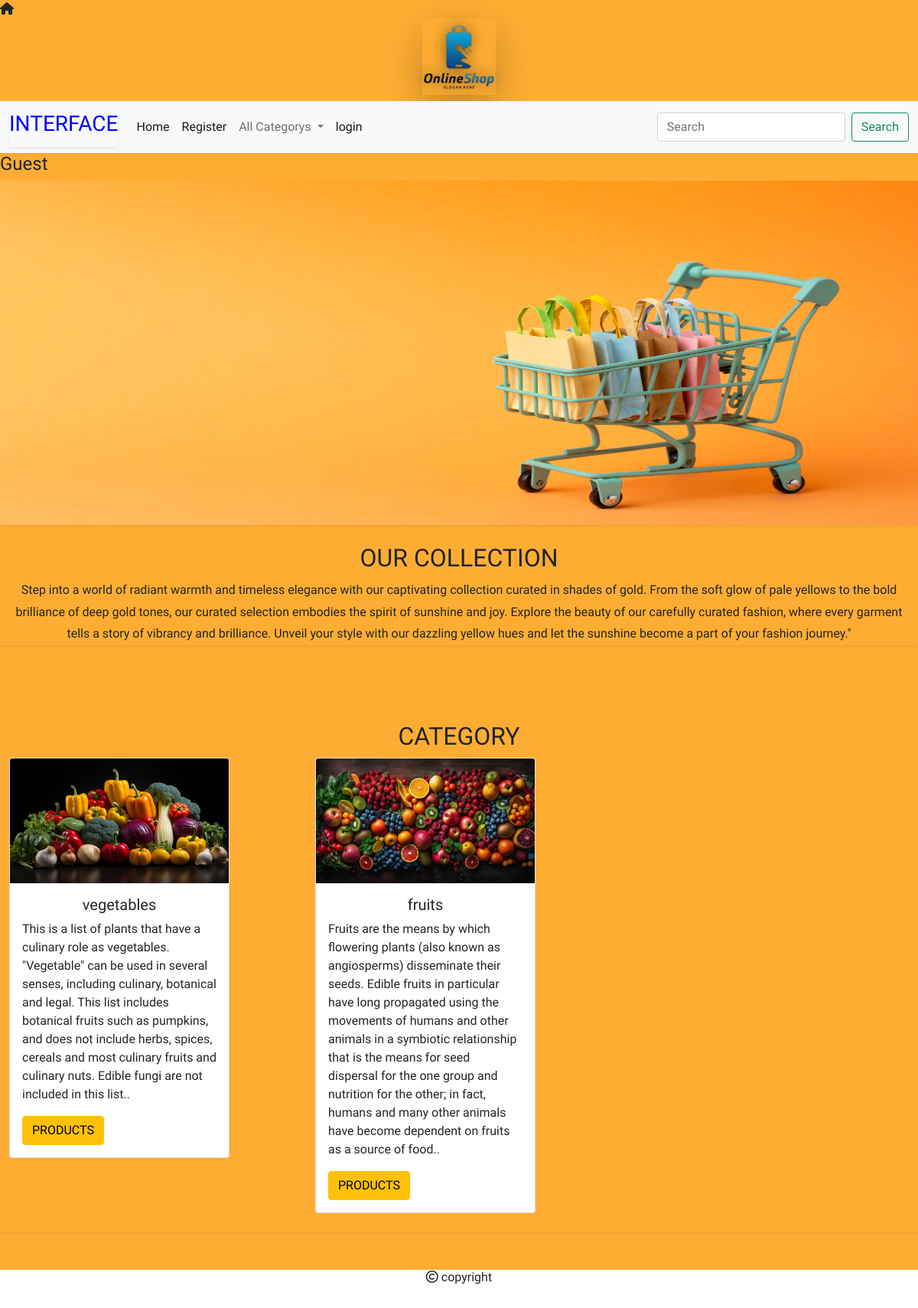
The page / on the database its author committed.
### shop/models.py (models this page shows, shortened)
class Category(models.Model):
    name = models.CharField(max_length=200)
    desc = models.TextField()
    image = models.ImageField(upload_to='shop/categories/', blank=True, null=True)

### shop/views.py (the view)
# urls.py: path("",views.allchategorieos,name="allChategories"),
def allchategorieos(request):
    C = Category.objects.all()
    return render(request, 'category.html', {'Category': C})

### cart/context_processors.py (called while the page is built)
def productcount(request):
    item_count=0
    user=request.user
    try:
        cart=Cart.objects.filter(user=user)
        for i in cart:
            item_count=t=item_count+i.quantity
    except:
        item_count=0
    return {'count':item_count}

### shop/context_processors.py (called while the page is built)
def menu_links(request):
    c=Category.objects.all()
    return {'links':c}

### templates/category.html (shortened to what this page needs)
<!DOCTYPE html>
{% extends 'base.html' %}
{% load static %}
{% block content %}
<body>
{% if user.is_authenticated %}
<h3>Hello {{user.username}}</h3>
{% else %}
<h4>Guest</h4>
{% endif %}
<div class="shadow-sm">
  <img class="" height="450px" width="100%" src="{% static 'images/banner.jpg' %}">
</div  >
<div class="container-fluid mt-4 shadow-sm " style="margin-bottom:100px;" >
  <h2 class="text-center ">OUR COLLECTION</h2>
  <p class="text-center" style="line-height:1.8;text-align:justify;">Step into a world of radiant warmth and timeless elegance with our captivating collection curated in shades of gold. From the soft glow of pale yellows to the bold brilliance of deep gold tones, our curated selection embodies the spirit of sunshine and joy. Explore the beauty of our carefully curated fashion, where every garment tells a story of vibrancy and brilliance. Unveil your style with our dazzling yellow hues and let the sunshine become a part of your fashion journey."</p>
</div>
<h2 class="text-center ">CATEGORY</h2>
<div class="container-fluid mt 4 shadow-sm" style="margin-bottom:100px;">
<div class="row" >
 {% for i in Category %}
    <div class="col-lg-4 mb-4">
  <div class="card " style="width: 18rem;">
   <img src="{{i.image.url}}" class="card-img-top" alt="...">
    <div class="card-body">
     <h5 class="card-title text-center">{{i.name}}</h5>
      <p class="card-text">{{i.desc}}.</p>
     <a href="{% url 'shop:allproducts' i.name %}" class="btn btn-warning">PRODUCTS</a>
  </div>
</div>
    </div>{% endfor %}
</div>
</div>
</body>
{% endblock %}

### static/css/style.css (style rules this page uses)
body { background-color:#FFAD32; font-family: 'Dhurjati', sans-serif; }

### rows shown on the page
Category: image (picture), name "vegetables", desc "This is a list of plants that have a culinary role as vegetables. \"Vegetable\" can be used in several senses, including culinary, botanical and legal. This list includes botanical fruits such as pumpkins, and does not include herbs, spices, cereals and most culinary fruits and culinary nuts. Edible fungi are not included in this list."
Category: image (picture), name "fruits", desc "Fruits are the means by which flowering plants (also known as angiosperms) disseminate their seeds. Edible fruits in particular have long propagated using the movements of humans and other animals in a symbiotic relationship that is the means for seed dispersal for the one group and nutrition for the other; in fact, humans and many other animals have become dependent on fruits as a source of food."
